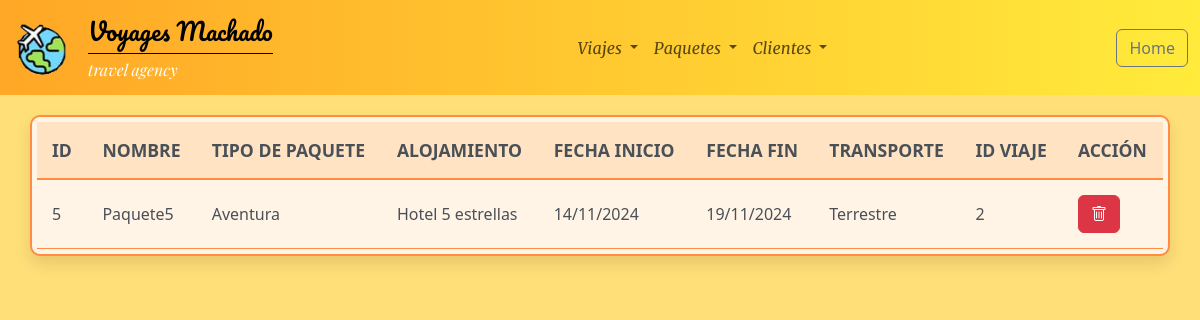
The app's page /procesar_buscar_paquete.php?txtidBuscarPaquete=5 with its own data.
### tables this page shows
CREATE TABLE `Paquete` (
  `id` int NOT NULL COMMENT 'id paquete autoincrementado',
  `nombre` varchar(200) NOT NULL COMMENT 'nombre del paquete',
  `tipopaquete` varchar(10) NOT NULL COMMENT '{aventura, relax, cultura, romántico, familiar } ',
  `tipoalojamiento` varchar(20) NOT NULL COMMENT '{hotel 5 estrellas, hotel 4 estrellas, hostal, apartamento, camping } ',
  `fechainicio` varchar(100) NOT NULL,
  `fechafin` varchar(100) NOT NULL,
  `transporte` varchar(10) NOT NULL COMMENT '{ aéreo, terrestre, maritimo }',
  `viaje_id` int NOT NULL COMMENT 'fk_paquete_viaje'
);

### procesar_buscar_paquete.php (the view, shortened to what this page needs)
<?php
$conexion = obtenerConexion();
$idpaquete = $_GET['txtidBuscarPaquete'];
$sql = "SELECT * FROM Paquete WHERE id = $idpaquete;";
$resultado = mysqli_query($conexion, $sql);
$mensaje = "<div class='container table-container'>";
$mensaje .= "<table id='listadoPaquetes'>";
$mensaje .= "<thead><tr><th>ID</th><th>NOMBRE</th><th>TIPO DE PAQUETE</th><th>ALOJAMIENTO</th><th>FECHA INICIO</th><th>FECHA FIN</th><th>TRANSPORTE</th><th>ID VIAJE</th><th>ACCIÓN</th></tr></thead>";
$mensaje .= "<tbody>";
if(mysqli_num_rows($resultado) > 0) {
    while ($fila = mysqli_fetch_assoc($resultado)) {
        $mensaje .= "<tr><td>" . $fila['id'] . "</td>";
        $mensaje .= "<td>" . $fila['nombre'] . "</td>";
        $mensaje .= "<td>" . $fila['tipopaquete'] . "</td>";
        $mensaje .= "<td>" . $fila['tipoalojamiento'] . "</td>";
        $mensaje .= "<td>" . $fila['fechainicio'] . "</td>";
        $mensaje .= "<td>" . $fila['fechafin'] . "</td>";
        $mensaje .= "<td>" . $fila['transporte'] . "</td>";
        $mensaje .= "<td>" . $fila['viaje_id'] . "</td>";
        $mensaje .= "<td><form class='d-inline' action='proceso_borrar_paquete.php' method='post'>";
        $mensaje .= "<input type='hidden' name='id' value='" . $fila['id']  . "' />";
        $mensaje .= "<button name='Borrar' class='btn btn-danger'><i class='bi bi-trash'></i></button></form>";
        $mensaje .= "</td></tr>";
    }
} else {
    $mensaje = "<div class='container table-container'>";
    $mensaje .= "<table id='buscarPaquete'>";
    $mensaje .= "<thead><tr><th>No existe ese paquete</th></tr></thead>";
    $mensaje .= "</table></div>";
}
$mensaje .= "</tbody></table></div>";
echo $mensaje;

### css/estilo.css (style rules this page uses)
.merriweather-italic { font-family: 'Merriweather-Italic'; }
nav #logo { animation: izq-derecha 0.8s forwards; opacity: 0; }
nav #nav { animation: navbarNav 0.8s forwards; opacity: 0; }
.custom-nav-bg { background: linear-gradient(90deg, #FFA726 0%, #FFEB3B 100%); }
.titulo { font-family: 'Pacific'; font-size: 1.5rem; }
.subtitulo { font-family: 'PlayfairDisplay-Italic'; font-size: 1rem; color: white; }
.separador { height: 1px; background-color: #000; width: 100%; margin: 0.25rem 0; }
body { background-color: #FFDF78; }
.table-container { border: 2px solid #ff8c42; border-radius: 10px; background-color: #fff4e6; box-shadow: 0 8px 16px rgba(0, 0, 0, 0.1); margin-top: 20px; overflow: hidden; padding: 5px; display: block; transition: all 0.3s ease; }
table { width: 100%; border-collapse: collapse; transition: all 0.3s ease; }
th, td { padding: 15px; text-align: left; border-bottom: 1px solid #ff8c42; color: #495057; }
th { font-size: 1.1em; font-weight: 600; background-color: #ffe3c2; border-bottom: 2px solid #ff8c42; }

### records on screen
paquete: id "5", nombre "Paquete5", tipopaquete "Aventura", tipoalojamiento "Hotel 5 estrellas", fechainicio "14/11/2024", fechafin "19/11/2024", transporte "Terrestre", viaje "2"
